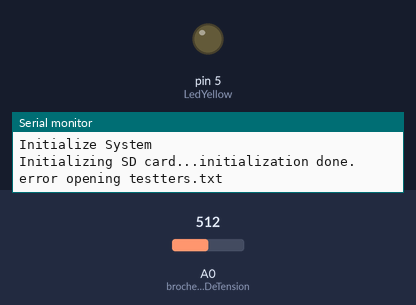
Simulated run of this sketch. Board: Arduino Uno, built with avr-gcc and run on an emulated ATmega328P. Parts: output pins drawn as LEDs (lit = HIGH), the last lines printed to the serial monitor. The inputs (shaded band) are chosen by the test bench; at power-on: A0 (brocheEntreePointMilieuPontDiviseurDeTension) = 512. The local clock reads 2024-03-15 10:24:30 at power-on unless the sketch sets it; storage starts empty.

Above: at 1.0 s.
At 3.1 s:
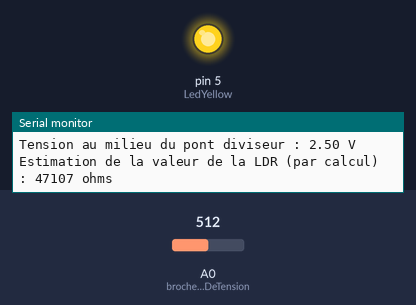
Timing chart, 0 to 5.5 s (numbered marks = the images above):
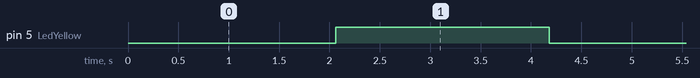

The sketch:

write_tempAndTime.ino
```cpp
#include <SPI.h>
#include <SD.h>
#include <Wire.h>//https://www.arduino.cc/en/reference/wire
#include <DS3231.h>//https://github.com/NorthernWidget/DS3231

DS3231 Clock;
File myFile;

#define valeurDeLaResistanceFixe                      47200   // Mettre ici la "vraie" valeur (mesurée) de la résistance fixe de 10 kohms que vous allez utiliser
#define brocheEntreePointMilieuPontDiviseurDeTension  A0      // L'entrée A0 de l'arduino uno sera utilisée pour lire la tension en point milieu du pont diviseur
#define tensionAlimentationMicrocontroleurArduino     5       // Ici, on utilise un Arduino Uno, donc un modèle équipé du µC ATmega328P, fonctionnant sous 5 volts
#define LedYellow                                     5       // Led clignotante du programme principal

#define LedToggle digitalWrite (LedYellow, !digitalRead(LedYellow))

// RTC var
bool Century 	= false;
bool h12 ;
bool PM ;
// SD card var
const String fileName = "testters.txt";

// Photo res var
int valeurDeLentreeAnalogique;          // Contiendra la valeur lue sur l'entrée analogique ; pour rappel, il s'agit d'une valeur 10 bits (0..1023)
float tensionDeLentreeAnalogique;       // Contiendra la valeur de calcul de tension, exprimée en volt, à partir de la "valeurDeLentreeAnalogique"
long valeurOhmiqueDeLaLDR;              // Contiendra la valeur ohmique calculée de la photorésistance, à partir de la "tensionDeLentreeAnalogique"

// Timer var
byte varCompteur = 0; // La variable compteur


void setup () {

  // Open serial communications and wait for port to open:
  Serial.begin(9600);
  while (!Serial) {
    ; // wait for serial port to connect. Needed for native USB port only
  }

 	Serial.println(F("Initialize System"));
 	Wire.begin();

  Serial.print("Initializing SD card...");

  if (!SD.begin(4)) {
    Serial.println("initialization failed!");
    while (1);
  }
  Serial.println("initialization done.");


  // re-open the file for reading:
  myFile = SD.open(fileName);
  if (myFile) {
    //Serial.println(fileName+":");

    // read from the file until there's nothing else in it:
    while (myFile.available()) {
      Serial.write(myFile.read());
    }
    // close the file:
    myFile.close();
  } else {
    // if the file didn't open, print an error:
    Serial.println("error opening "+fileName);
  }

  pinMode (LedYellow, OUTPUT);
  bitClear (TCCR2A, WGM20); // WGM20 = 0
  bitClear (TCCR2A, WGM21); // WGM21 = 0
  TCCR2B = 0b00000111;      // Clock / 256 soit 16 micro-s et WGM22 = 0
  TIFR2 = 0b00000001;       // TOV2
  TCNT2 = 256 - 250;        // Chargement du timer à 6
}

void write_tempAndTime() {
  // open the file. note that only one file can be open at a time,
  // so you have to close this one before opening another.
  myFile = SD.open(fileName, FILE_WRITE);

  // if the file opened okay, write to it:
  if (myFile) {
    Serial.print("Writing to "+fileName+"...");
    myFile.println("testing 1, 2, 3.");
    // close the file:
    myFile.close();
    Serial.println("done.");
  } else {
    // if the file didn't open, print an error:
    Serial.println("error opening "+fileName);
  }
  readRTC();
  getPhotoResVal();
}

void readRTC( ) { /* function readRTC */
 	////Read Real Time Clock
 	Serial.print(Clock.getYear(), DEC);
 	Serial.print("-");
 	Serial.print(Clock.getMonth(Century), DEC);
 	Serial.print("-");
 	Serial.print(Clock.getDate(), DEC);
 	Serial.print(" ");
 	Serial.print(Clock.getHour(h12, PM), DEC); //24-hr
 	Serial.print(":");
 	Serial.print(Clock.getMinute(), DEC);
 	Serial.print(":");
 	Serial.println(Clock.getSecond(), DEC);
}

void getPhotoResVal() {
  // Lecture de l'entrée analogique (pour rappel, cela retourne une valeur sur 10 bits, comprise entre 0 et 1023)
  valeurDeLentreeAnalogique = analogRead(brocheEntreePointMilieuPontDiviseurDeTension);

  // Détermination de la tension présente sur l'entrée analogique
  tensionDeLentreeAnalogique = float(tensionAlimentationMicrocontroleurArduino * valeurDeLentreeAnalogique) / 1023;

  // Détermination de la valeur de la LDR, en fonction de la valeur de la résistance fixe, et de la tension précédemment trouvée
      // Nota : je reprends ici la formule de calcul développée un peu plus haut dans ce tuto, à savoir :
      //   → LDR = R*(Vcc – Vs) / Vs
      //   → d'où valLDR = R * (tensionAlimArduino – tensionEntreeAnalogique) / tensionEntreeAnalogique
  valeurOhmiqueDeLaLDR = valeurDeLaResistanceFixe * (tensionAlimentationMicrocontroleurArduino - tensionDeLentreeAnalogique) / tensionDeLentreeAnalogique;

  // Puis on affiche ces valeurs sur le moniteur série de l'interface arduino
  Serial.print(F("Tension au milieu du pont diviseur : "));
  Serial.print(tensionDeLentreeAnalogique);
  Serial.println(F(" V"));

  Serial.print(F("Estimation de la valeur de la LDR (par calcul) : "));
  Serial.print(valeurOhmiqueDeLaLDR);
  Serial.println(F(" ohms"));

  Serial.println("");

}

void loop () {
  if (bitRead (TIFR2, 0) == 1) {       // Flag TOV2 mis à 1 ?
    TCNT2 = 256 - 250;         // Rechargement du timer à 6
    bitSet (TIFR2, TOV2);      // Remise à zéro du flag TOV2 (voir texte)
    if (varCompteur++ > 125) { // Incrémentation et a atteint 125 ?
      varCompteur = 0;         // On recommence un nouveau cycle
      LedToggle;             // Inversion de la LED
      write_tempAndTime();
    }
  }
}
```

Measured:
- by itself, pin 5 (LedYellow): alternates HIGH for 2.1 s and LOW for 2.1 s
